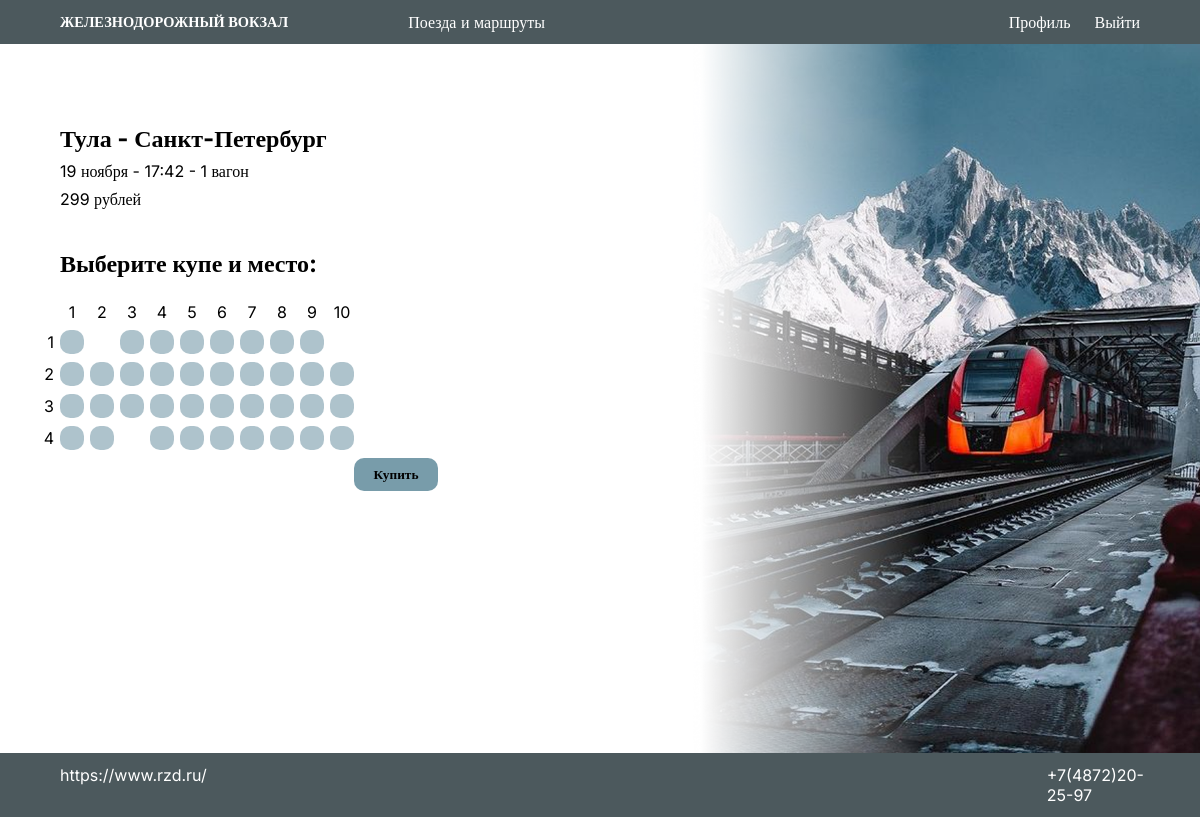
/tickets/buy/2/ (signed in), run on the app's committed database.
### screenings/models.py (models this page shows, shortened)
class Screening(models.Model):
    time: models.DateTimeField = models.DateTimeField(null=False, blank=False, default=timezone.now)
    price: models.IntegerField = models.IntegerField(null=False, blank=False, default=299)
    poezd_id: models.ForeignKey = models.ForeignKey('trains.Train', on_delete=models.CASCADE)
    carriage: models.IntegerField = models.IntegerField(null=False, blank=False)

### trains/models.py (models this page shows, shortened)
class Train(models.Model):
    title = models.CharField(max_length=32, null=False, blank=False)
    description_of_direction = models.TextField(null=False, blank=False)
    start_of_the_trip = models.DateField(null=False, blank=False, default=timezone.now)
    end_of_the_trip = models.DateField(null=False, blank=False, default=timezone.now)

### tickets/views.py (the view)
# urls.py: path('buy/<int:screening_id>/', views.buy, name='buy'),
@login_required(login_url='users:login')
def buy(request, screening_id):
    if request.method == 'POST':
        return save_users_tickets(request, screening_id)
    context = {}
    context['tickets'], context['screening'] = get_tickets_by_screening_id(screening_id)
    return render(request, 'tickets/buy.html', context)

### tickets/services/get_flatten_collection_generator.py (called while the page is built)
def get_flatten_collection_generator(collection: Iterable) -> Generator:
    for item in collection:
        if isinstance(item, Iterable):
            for subitem in item:
                yield subitem
        else:
            yield item

### tickets/services/get_tickets_by_screening_id.py (called while the page is built)
def get_tickets_by_screening_id(screening_id: int) -> tuple[dict[int, list[Place]], list[Ticket]]:
    return TicketsCollector(screening_id).tickets, Screening.objects.select_related('poezd_id').get(id=screening_id)

    @property
    def tickets(self) -> dict[int, list[Place]]:
        for row in self.__tickets:
            places = self.get_places_list(self.screening_id, row)
            self.__tickets[row] = [
                Place(is_taken=True if place in places else False, row=row, place=place) for place in range(1, 11)
            ]
        return self.__tickets

    @staticmethod
    def get_places_list(screening_id: int, row: int) -> list[int]:
        return list(
            get_flatten_collection_generator(
                Ticket.objects.filter(screening=screening_id, row=row).values_list('place')
            )
        )

### templates/tickets/buy.html (shortened to what this page needs)
{% extends 'base.html' %}
{% load static %}
{% block style %}
    <link rel="stylesheet" href="{% static 'css/tickets/buy.css' %}">
{% endblock %}
{% block content %}
    <div class="container">
        <div class="tickets-right-side">
            <div class="train-card">
                <div class="train-text-container">
                    <div class="train-card-title-container">
                    <p class="train-card-title">{{ screening.poezd_id.title }}</p>
                </div>
                <p>{{ screening.time|date:"j E - H:i" }} - {{ screening.carriage }} вагон</p>
                <p><span id="price">{{ screening.price }}</span> рублей</p>
                </div>
            </div>
        </div>
        <h2>Выберите купе и место:</h2>
        <form class="tickets-form" method="post">
            <div class="tickets-row">
                {% for place in tickets.1 %}
                        <p class="tickets-place-number">{{ place.place }}</p>
                {% endfor %}
            </div>
            {% for row in tickets.values %}
                <div class="tickets-row">
                    <p class="tickets-row-number">{{ row.0.row }}</p>
                    {% for place in row %}
                        {% if not place.is_taken %}
                            <input name="place" class="tickets-place" type="checkbox" value="{{ place.row }} {{ place.place }}">
                        {% else %}
                            <input class="tickets-place" type="checkbox" disabled>
                        {% endif %}
                    {% endfor %}
                </div>
            {% endfor %}
            <div class="tickets-row">
                <button class="tickets-complete-button">Купить</button>
            </div>
        </form>
    </div>
{% endblock %}

### static/css/style.css (style rules this page uses)
* { font-family: Inter, serif; padding: 0; margin: 0; }
button { padding: 1vh 1vw; background-color:rgb(15, 146, 15); border: none; border-radius: 30px; cursor: pointer; font-weight: bold; }
input { padding: 1vh 1vw; border-radius: 10px; border: 1px solid black; }

### static/css/tickets/buy.css (style rules this page uses)
.container { display: flex; height: 65vh; gap: 2vw; color:rgb(1, 1, 1); flex-direction: column; }
.tickets-form { align-self: left; display: flex; flex-direction: column; gap: 0.5vh; align-items: flex-start; margin-left: -30px; }
.tickets-row-number { width: 2vw; text-align: end; }
.tickets-place-number { width: 2vw; text-align: center; }
.tickets-row { display: flex; justify-content: flex-start; align-items: center; gap: 0.5vw; margin-bottom: 0.5vh; }
.tickets-complete-button { width: 7vw; background-color: rgba(76, 124, 142, 0.754); color: rgb(0, 0, 0); border-radius: 10px; margin-left: 40.5vh; }
input[type=checkbox] { -webkit-appearance: none; width: 1vw; height: 2vw; background:rgba(76, 124, 142, 0.453); border: none; }
input[type=checkbox][disabled] { -webkit-appearance: none; width: 1vw; height: 2vw; background: white; }
.train-card { display: flex; gap: 2vw; margin-bottom: 2vh; }
.train-card-title-container { display: flex; gap: 1vw; height: fit-content; align-items: center; }
.train-text-container { display: flex; flex-direction: column; gap: 1vh; }
.train-card-title { font-weight: bold; font-size: 3vh; }
.tickets-right-side { display: flex; flex-direction: column; justify-content: space-between; margin-top: 5vh; }

### data on the page
Screening: poezd_id "Тула - Санкт-Петербург", time "19 ноября - 17:42", carriage "1", price "299"

### other printed values
{{ place.place }} "1" "2" "3" "4" "5" "6" "7" "8" "9" "10"
{{ row.0.row }} "1" "2" "3" "4"
